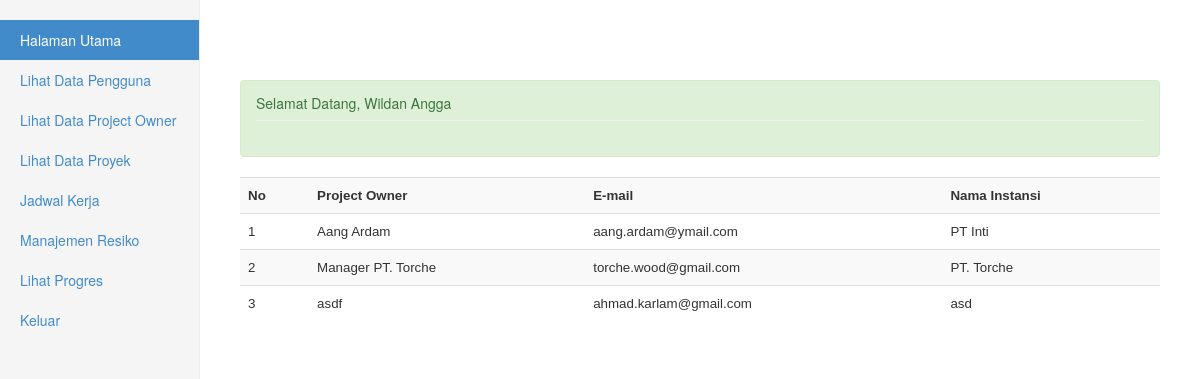
/admin/beranda.php?page=ldataclient.php (signed in), run on the app's committed database.
### tables this page shows
CREATE TABLE IF NOT EXISTS `user` (
`id_user` int(11) NOT NULL,
  `nip` varchar(20) DEFAULT NULL,
  `nama` varchar(100) NOT NULL,
  `username` char(30) NOT NULL,
  `password` varchar(45) NOT NULL,
  `email` varchar(30) NOT NULL,
  `status` varchar(20) NOT NULL
);

CREATE TABLE IF NOT EXISTS `client` (
`id_client` int(11) NOT NULL,
  `nama_client` varchar(30) NOT NULL,
  `email` varchar(30) NOT NULL,
  `instansi` varchar(30) NOT NULL
);

### admin/beranda.php (shortened to what this page needs)
<?php
	$username = isset($_SESSION['username']) ? $_SESSION['username'] : 'Variabel belum terbentuk';
	if ($_SESSION['username'])
	{
		$sql = mysql_query("SELECT * FROM user WHERE username = '$username'");
		$data = mysql_fetch_array($sql);
?>
<!DOCTYPE html>
<html lang="en">
	<head>
	    <link href="../assets/css/bootstrap.css" rel="stylesheet">
	    <link href="../assets/css/dashboard.css" rel="stylesheet">
	    <link href="../assets/css/bootstrap-datepicker.css" rel="stylesheet">
	    <link href="../assets/css/datatable.css" rel="stylesheet">
        <link href="../css/fullcalendar/fullcalendar.css" rel="stylesheet">
	</head>
	<body>
		<div class="container-fluid">
			<div class="row">
				<div class="col-sm-3 col-md-2 sidebar" id="sidebar">
					<ul class="nav nav-sidebar">
							<li class="active"><a href="?page=beranda.php">Halaman Utama</a></li>
							<?php if($data['status'] == "MANAGER" ){ ?>
							<li><a href="?page=datauser.php">Manajemen Pengguna</a></li>
							<li><a href="?page=dataclient.php">Manajemen Project Owner</a></li>
							<li><a href="?page=dataproyek.php">Data Proyek</a></li>
							<li><a href="?page=dataprogres.php">Lihat Progres</a></li>
						<?php } else if($data['status'] == "DEVELOPER" ){ ?>
							<li><a href="?page=ldatauser.php">Lihat Data Pengguna</a></li>
							<li><a href="?page=ldataclient.php">Lihat Data Project Owner</a></li>
							<li><a href="?page=ldataproyek.php">Lihat Data Proyek</a></li>
							<li><a href="?page=datajadwal.php">Jadwal Kerja</a></li>
							<li><a href="?page=dataresiko.php">Manajemen Resiko</a></li>
							<li><a href="?page=dataprogres.php">Lihat Progres</a></li>
						<?php } ?>
							<li><a href="logout.php">Keluar</a></li>
			        </ul>
				</div>
				<div class="col-sm-9 col-sm-offset-3 col-md-10 col-md-offset-2 main">
                    <div class="alert alert-success ">
                        <h5 class="page-header">Selamat Datang, <?php echo $data['nama'];?></h5>
                    </div>
					<?php
						@$page=$_GET["page"];
						switch($page)
						{
							case "ldataclient.php" : include "ldataclient.php";break;
                        }
					?>
				</div>
			</div>
		</div>
	</body>
</html>
<?php
	}
?>

### admin/ldataclient.php (shortened to what this page needs)
<!DOCTYPE html>
<html lang="en">
	<head>
		<link rel="stylesheet" type="text/css" href="../assets/css/style.css">
	</head>
	<body>
		<div class="table-responsive" id="table">
			<table class="table table-striped">
				<tr>
					<th>No</th>
					<th>Project Owner</th>
					<th>E-mail</th>
					<th>Nama Instansi</th>
				</tr>
				<?php
					$sql = mysql_query("SELECT * FROM client");
					$no = 1;
					while ($data = mysql_fetch_assoc($sql))
					{
				?>
					<tr>
						<td><?php echo $no;?></td>
						<td><?php echo $data['nama_client']; ?></td>
						<td><?php echo $data['email']; ?></td>
						<td><?php echo $data['instansi']; ?></td>
					</tr>
				<?php
					$no++;
					}
				?>
			</table>
		</div>
	</body>
</html>

### assets/css/dashboard.css (style rules this page uses)
body { padding-top: 50px; }
.sidebar { display: none; }
@media (min-width: 768px) { .sidebar { position: fixed; top: 0; bottom: 0; left: 0; z-index: 1000; display: block; padding: 20px; overflow-x: hidden; overflow-y: auto; background-color: #f5f5f5; border-right: 1px solid #eee; } }
.nav-sidebar { margin-right: -21px; margin-bottom: 20px; margin-left: -20px; }
.nav-sidebar > li > a { padding-right: 20px; padding-left: 20px; }
.nav-sidebar > .active > a, .nav-sidebar > .active > a:hover, .nav-sidebar > .active > a:focus { color: #fff; background-color: #428bca; }
.main { padding: 20px; }
@media (min-width: 768px) { .main { padding-right: 40px; padding-left: 40px; } }
.main .page-header { margin-top: 0; }

### assets/css/style.css (style rules this page uses)
body { padding-bottom: 40px; background-size: cover; background-repeat: no-repeat; background-image: url("../img/tehnologijabg.jpg"); }
tr > th { font-family: "Adobe Garamond Pro Bold", helvetica, sans-serif; font-size: 10pt; font-weight: bold; background-color: transparent; }
tr > td { font-size: 10pt; font-family: "Calibri", helvetica, sans-serif; }
#table { position: relative; top: 10px; }
.alert { position: relative; top: 10px; }

### data on the page
user: nama "Wildan Angga"
client: nama_client "Aang Ardam", email "aang.ardam@ymail.com", instansi "PT Inti"
client: nama_client "Manager PT. Torche", email "torche.wood@gmail.com", instansi "PT. Torche"
client: nama_client "asdf", email "ahmad.karlam@gmail.com", instansi "asd"
